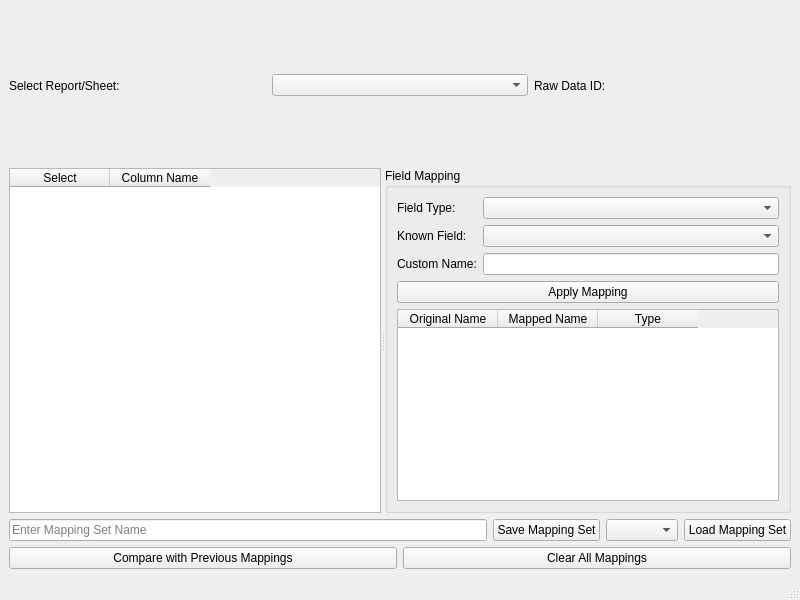
<?xml version="1.0" encoding="UTF-8"?>
<ui version="4.0">
 <class>MainWindow</class>
 <widget class="QMainWindow" name="MainWindow">
  <property name="geometry">
   <rect>
    <x>0</x>
    <y>0</y>
    <width>800</width>
    <height>600</height>
   </rect>
  </property>
  <property name="windowTitle">
   <string>Field Mapping Tool</string>
  </property>
  <widget class="QWidget" name="centralwidget">
   <layout class="QVBoxLayout" name="verticalLayout">
    <item>
     <layout class="QHBoxLayout" name="horizontalLayout">
      <item>
       <widget class="QLabel" name="label">
        <property name="text">
         <string>Select Report/Sheet:</string>
        </property>
       </widget>
      </item>
      <item>
       <widget class="QComboBox" name="reportSheetComboBox"/>
      </item>
      <item>
       <widget class="QLabel" name="rawDataIdLabel">
        <property name="text">
         <string>Raw Data ID: </string>
        </property>
       </widget>
      </item>
     </layout>
    </item>
    <item>
     <widget class="QSplitter" name="splitter">
      <property name="orientation">
       <enum>Qt::Horizontal</enum>
      </property>
      <widget class="QTableWidget" name="columnNamesTable">
       <property name="selectionMode">
        <enum>QAbstractItemView::MultiSelection</enum>
       </property>
       <column>
        <property name="text">
         <string>Select</string>
        </property>
       </column>
       <column>
        <property name="text">
         <string>Column Name</string>
        </property>
       </column>
      </widget>
      <widget class="QGroupBox" name="mappingGroupBox">
       <property name="title">
        <string>Field Mapping</string>
       </property>
       <layout class="QVBoxLayout" name="verticalLayout_2">
        <item>
         <layout class="QFormLayout" name="formLayout">
          <item row="0" column="0">
           <widget class="QLabel" name="label_2">
            <property name="text">
             <string>Field Type:</string>
            </property>
           </widget>
          </item>
          <item row="0" column="1">
           <widget class="QComboBox" name="fieldTypeComboBox"/>
          </item>
          <item row="1" column="0">
           <widget class="QLabel" name="label_3">
            <property name="text">
             <string>Known Field:</string>
            </property>
           </widget>
          </item>
          <item row="1" column="1">
           <widget class="QComboBox" name="knownFieldComboBox"/>
          </item>
          <item row="2" column="0">
           <widget class="QLabel" name="label_4">
            <property name="text">
             <string>Custom Name:</string>
            </property>
           </widget>
          </item>
          <item row="2" column="1">
           <widget class="QLineEdit" name="customNameLineEdit"/>
          </item>
         </layout>
        </item>
        <item>
         <widget class="QPushButton" name="applyMappingButton">
          <property name="text">
           <string>Apply Mapping</string>
          </property>
         </widget>
        </item>
        <item>
         <widget class="QTableWidget" name="mappedFieldsTable">
          <column>
           <property name="text">
            <string>Original Name</string>
           </property>
          </column>
          <column>
           <property name="text">
            <string>Mapped Name</string>
           </property>
          </column>
          <column>
           <property name="text">
            <string>Type</string>
           </property>
          </column>
         </widget>
        </item>
       </layout>
      </widget>
     </widget>
    </item>
    <item>
     <layout class="QHBoxLayout" name="horizontalLayout_2">
      <item>
       <widget class="QLineEdit" name="mappingSetNameLineEdit">
        <property name="placeholderText">
         <string>Enter Mapping Set Name</string>
        </property>
       </widget>
      </item>
      <item>
       <widget class="QPushButton" name="saveMappingSetButton">
        <property name="text">
         <string>Save Mapping Set</string>
        </property>
       </widget>
      </item>
      <item>
       <widget class="QComboBox" name="existingMappingSetsComboBox"/>
      </item>
      <item>
       <widget class="QPushButton" name="loadMappingSetButton">
        <property name="text">
         <string>Load Mapping Set</string>
        </property>
       </widget>
      </item>
     </layout>
    </item>
    <item>
     <layout class="QHBoxLayout" name="horizontalLayout_3">
      <item>
       <widget class="QPushButton" name="compareButton">
        <property name="text">
         <string>Compare with Previous Mappings</string>
        </property>
       </widget>
      </item>
      <item>
       <widget class="QPushButton" name="clearMappingsButton">
        <property name="text">
         <string>Clear All Mappings</string>
        </property>
       </widget>
      </item>
     </layout>
    </item>
   </layout>
  </widget>
  <widget class="QMenuBar" name="menubar">
   <property name="geometry">
    <rect>
     <x>0</x>
     <y>0</y>
     <width>800</width>
     <height>22</height>
    </rect>
   </property>
  </widget>
  <widget class="QStatusBar" name="statusbar"/>
 </widget>
 <resources/>
 <connections/>
</ui>
